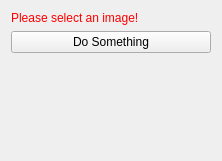
<?xml version="1.0" encoding="UTF-8"?>
<ui version="4.0">
 <class>Spine2D3DRegistrationControls</class>
 <widget class="QWidget" name="Spine2D3DRegistrationControls">
  <property name="geometry">
   <rect>
    <x>0</x>
    <y>0</y>
    <width>222</width>
    <height>161</height>
   </rect>
  </property>
  <property name="minimumSize">
   <size>
    <width>0</width>
    <height>0</height>
   </size>
  </property>
  <property name="windowTitle">
   <string>QmitkTemplate</string>
  </property>
  <layout class="QVBoxLayout" name="verticalLayout">
   <item>
    <widget class="QLabel" name="labelWarning">
     <property name="styleSheet">
      <string notr="true">QLabel { color: rgb(255, 0, 0) }</string>
     </property>
     <property name="text">
      <string>Please select an image!</string>
     </property>
    </widget>
   </item>
   <item>
    <widget class="QPushButton" name="buttonPerformImageProcessing">
     <property name="toolTip">
      <string>Do image processing</string>
     </property>
     <property name="text">
      <string>Do Something</string>
     </property>
    </widget>
   </item>
   <item>
    <spacer name="spacer1">
     <property name="orientation">
      <enum>Qt::Vertical</enum>
     </property>
     <property name="sizeType">
      <enum>QSizePolicy::Expanding</enum>
     </property>
     <property name="sizeHint" stdset="0">
      <size>
       <width>20</width>
       <height>220</height>
      </size>
     </property>
    </spacer>
   </item>
  </layout>
 </widget>
 <layoutdefault spacing="6" margin="11"/>
 <resources/>
 <connections/>
</ui>
